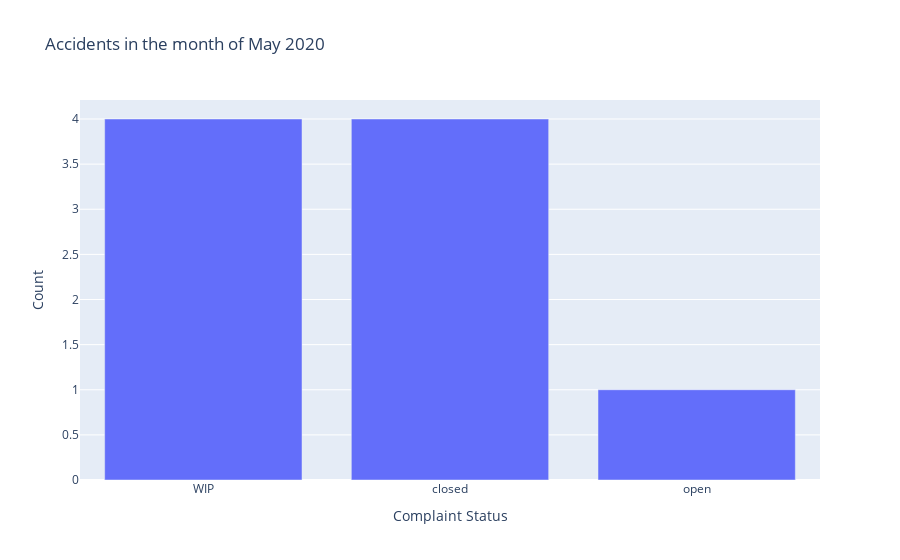

Notebook cell for this chart:
### Code cell
fig = go.Figure(data=[
    go.Bar(name='Count', x=df['status'], y=df['count'])
])
fig.update_xaxes(title_text="Complaint Status")
fig.update_yaxes(title_text="Count")
fig.update_layout(title = 'Accidents in the month of May 2020')
fig.show()

### Figure 1 — Plotly figure (JSON) as saved in the notebook; plotly's stock layout.template omitted (floating-point values rounded to 4 significant figures)
{"data": [{"name": "Count", "type": "bar", "x": ["WIP", "closed", "open"], "y": [4, 4, 1]}], "layout": {"title": {"text": "Accidents in the month of May 2020"}, "xaxis": {"title": {"text": "Complaint Status"}}, "yaxis": {"title": {"text": "Count"}}}}
